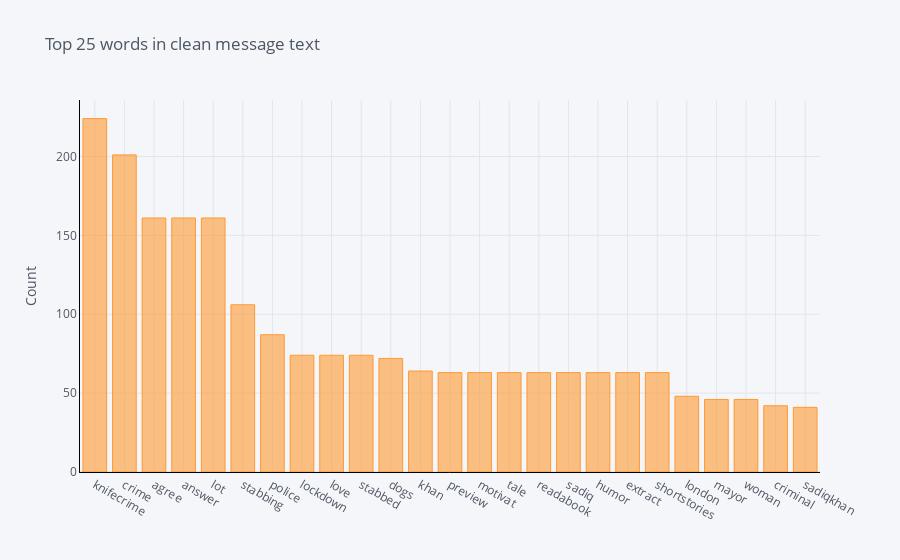
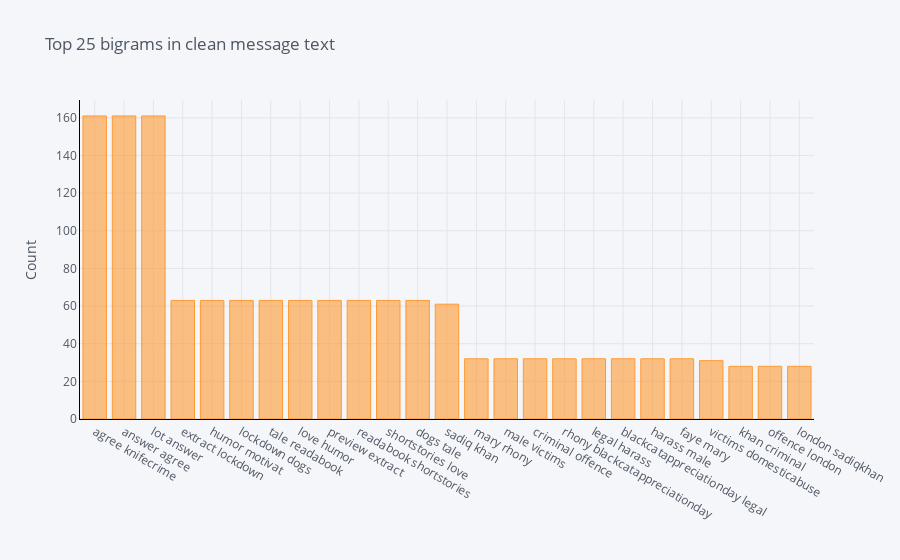
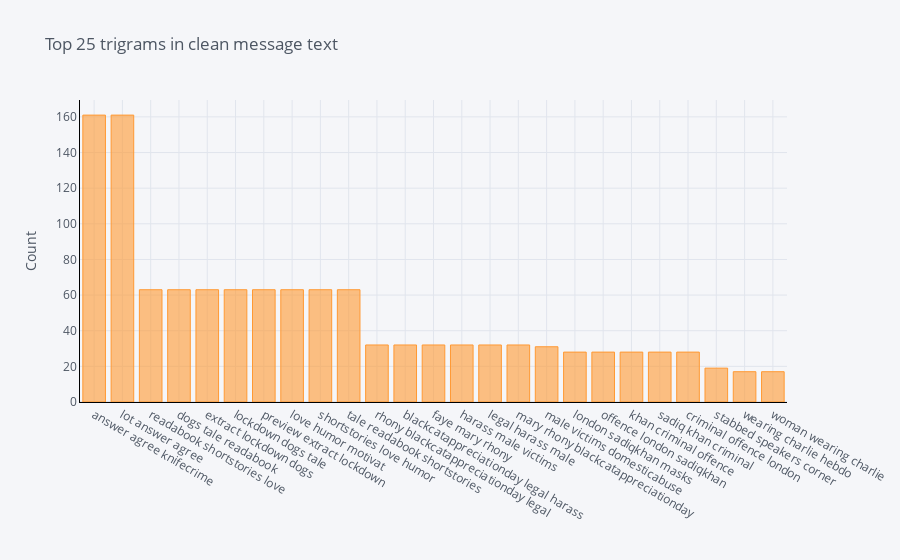

The cell these charts' notebook holds for them, in order:
### Code cell
tw_nlp.plot_ngrams(pruned_tweets[pruned_tweets.target==1], 'Clean_MessageText')

### Figure 1 — Plotly figure (JSON) as saved in the notebook; plotly's stock layout.template omitted (floating-point values rounded to 4 significant figures)
{"data": [{"marker": {"color": "rgba(255, 153, 51, 0.6)", "line": {"color": "rgba(255, 153, 51, 1.0)", "width": 1}}, "name": "count", "orientation": "v", "text": "", "type": "bar", "x": ["knifecrime", "crime", "agree", "answer", "lot", "stabbing", "police", "lockdown", "love", "stabbed", "dogs", "khan", "preview", "motivat", "tale", "readabook", "sadiq", "humor", "extract", "shortstories", "london", "mayor", "woman", "criminal", "sadiqkhan"], "y": [224, 201, 161, 161, 161, 106, 87, 74, 74, 74, 72, 64, 63, 63, 63, 63, 63, 63, 63, 63, 48, 46, 46, 42, 41]}], "layout": {"legend": {"bgcolor": "#F5F6F9", "font": {"color": "#4D5663"}}, "paper_bgcolor": "#F5F6F9", "plot_bgcolor": "#F5F6F9", "title": {"font": {"color": "#4D5663"}, "text": "Top 25 words in clean message text"}, "xaxis": {"gridcolor": "#E1E5ED", "linecolor": "black", "showgrid": true, "tickfont": {"color": "#4D5663"}, "title": {"font": {"color": "#4D5663"}, "text": ""}, "zerolinecolor": "#E1E5ED"}, "yaxis": {"gridcolor": "#E1E5ED", "linecolor": "black", "showgrid": true, "tickfont": {"color": "#4D5663"}, "title": {"font": {"color": "#4D5663"}, "text": "Count"}, "zerolinecolor": "#E1E5ED"}}}

### Figure 2 — Plotly figure (JSON) as saved in the notebook; plotly's stock layout.template omitted (floating-point values rounded to 4 significant figures)
{"data": [{"marker": {"color": "rgba(255, 153, 51, 0.6)", "line": {"color": "rgba(255, 153, 51, 1.0)", "width": 1}}, "name": "count", "orientation": "v", "text": "", "type": "bar", "x": ["agree knifecrime", "answer agree", "lot answer", "extract lockdown", "humor motivat", "lockdown dogs", "tale readabook", "love humor", "preview extract", "readabook shortstories", "shortstories love", "dogs tale", "sadiq khan", "mary rhony", "male victims", "criminal offence", "rhony blackcatappreciationday", "legal harass", "blackcatappreciationday legal", "harass male", "faye mary", "victims domesticabuse", "khan criminal", "offence london", "london sadiqkhan"], "y": [161, 161, 161, 63, 63, 63, 63, 63, 63, 63, 63, 63, 61, 32, 32, 32, 32, 32, 32, 32, 32, 31, 28, 28, 28]}], "layout": {"legend": {"bgcolor": "#F5F6F9", "font": {"color": "#4D5663"}}, "paper_bgcolor": "#F5F6F9", "plot_bgcolor": "#F5F6F9", "title": {"font": {"color": "#4D5663"}, "text": "Top 25 bigrams in clean message text"}, "xaxis": {"gridcolor": "#E1E5ED", "linecolor": "black", "showgrid": true, "tickfont": {"color": "#4D5663"}, "title": {"font": {"color": "#4D5663"}, "text": ""}, "zerolinecolor": "#E1E5ED"}, "yaxis": {"gridcolor": "#E1E5ED", "linecolor": "black", "showgrid": true, "tickfont": {"color": "#4D5663"}, "title": {"font": {"color": "#4D5663"}, "text": "Count"}, "zerolinecolor": "#E1E5ED"}}}

### Figure 3 — Plotly figure (JSON) as saved in the notebook; plotly's stock layout.template omitted (floating-point values rounded to 4 significant figures)
{"data": [{"marker": {"color": "rgba(255, 153, 51, 0.6)", "line": {"color": "rgba(255, 153, 51, 1.0)", "width": 1}}, "name": "count", "orientation": "v", "text": "", "type": "bar", "x": ["answer agree knifecrime", "lot answer agree", "readabook shortstories love", "dogs tale readabook", "extract lockdown dogs", "lockdown dogs tale", "preview extract lockdown", "love humor motivat", "shortstories love humor", "tale readabook shortstories", "rhony blackcatappreciationday legal", "blackcatappreciationday legal harass", "faye mary rhony", "harass male victims", "legal harass male", "mary rhony blackcatappreciationday", "male victims domesticabuse", "london sadiqkhan masks", "offence london sadiqkhan", "khan criminal offence", "sadiq khan criminal", "criminal offence london", "stabbed speakers corner", "wearing charlie hebdo", "woman wearing charlie"], "y": [161, 161, 63, 63, 63, 63, 63, 63, 63, 63, 32, 32, 32, 32, 32, 32, 31, 28, 28, 28, 28, 28, 19, 17, 17]}], "layout": {"legend": {"bgcolor": "#F5F6F9", "font": {"color": "#4D5663"}}, "paper_bgcolor": "#F5F6F9", "plot_bgcolor": "#F5F6F9", "title": {"font": {"color": "#4D5663"}, "text": "Top 25 trigrams in clean message text"}, "xaxis": {"gridcolor": "#E1E5ED", "linecolor": "black", "showgrid": true, "tickfont": {"color": "#4D5663"}, "title": {"font": {"color": "#4D5663"}, "text": ""}, "zerolinecolor": "#E1E5ED"}, "yaxis": {"gridcolor": "#E1E5ED", "linecolor": "black", "showgrid": true, "tickfont": {"color": "#4D5663"}, "title": {"font": {"color": "#4D5663"}, "text": "Count"}, "zerolinecolor": "#E1E5ED"}}}
